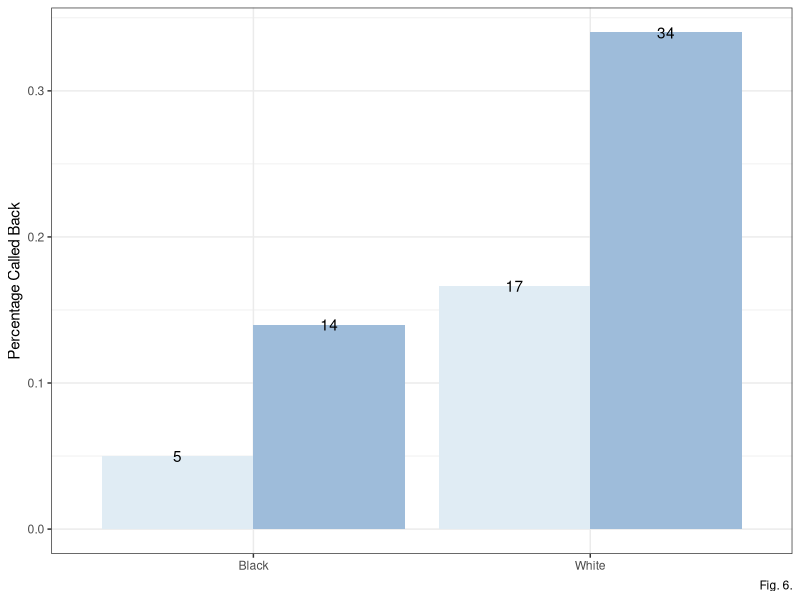

Write the R code that produced this figure.
#' ---
#' title: "Assignment 5, Social Science Inquiry II (SOSC13200-W22-3)"
#' author: "<your name here>"
#' date: "Monday 2/14/22 at 5pm"
#' ---
#' Packages
library(ggplot2)

#' Analysis is based on:
#' 
#' Pager, Devah. The mark of a criminal record. *American Journal of Sociology* 108, no. 5 (2003): 937-975. 
#' 
#' # 1. 
#' 
#' ## (1a)
#' Re-generate the data used in Pager (2003) based on a reading of the text. Create a 
#' data set that has the following variables: 
#' 
#' - `black`, which is an indicator that is 1 if the respondent is black, and 0 otherwise. 
#' - `record`, which is an indicator that is 1 if the respondent has a criminal record, and 0 otherwise. 
#' - `call_back`, which is an indicator that is 1 if the respondent was called back, and 0 otherwise. 
#' 
#' The data set should have one row for every observation, where an observation 
#' is an individual audit. I.e., the data set should have 700 rows, and 3 columns. 
#' *Note: total number of call backs for whites with criminal records could 
#' plausibly take on two values*. 

pager_df <- data.frame(
  black = rep(c(0, 1), times = c(300, 400)),
  record = c(rep(c(0, 1), each = 150), 
             rep(c(0, 1), each = 200)),
  call_back = c(
    # whites without criminal records
    rep(c(0, 1), times = c(99, 51)), # 150
    # whites with criminal records
    rep(c(0, 1), times = c(125, 25)), # 150: callbacks could be 25 or 26
    # blacks without criminal records
    rep(c(0, 1), times = c(172, 28)), # 200
    # blacks with criminal records
    rep(c(0, 1), times = c(190, 10)) # 200 
  )
)

dim(pager_df)

#' 
#' ## (1b) 
#' Recreate Figure 6 in the paper. 
#' 
#' *You can install the package `ggpattern` from https://github.com/coolbutuseless/ggpattern
#' if you want to get diagonal stripes as in the original plot.*

pager_agg <- aggregate(call_back~black + record, data = pager_df, mean)
pager_agg$race <- factor(pager_agg$black, 
                         levels = c(1, 0), 
                         labels = c('Black', 'White'))
pager_agg$criminal_record <- factor(pager_agg$record, 
                         levels = c(1, 0), 
                         labels = c('Record', 'No Record'))

ggplot(pager_agg, aes(x = race, y = call_back, fill = criminal_record)) +
  geom_col(position = 'dodge') + 
  geom_text(aes(label = round(call_back,2)*100),
            position = position_dodge(width = .9))+
  scale_fill_brewer(palette="BuPu") + 
  # you can play around with color schemes here: https://colorbrewer2.org/
  theme_bw() + 
  ylab('Percentage Called Back') +
  labs(caption = 'Fig. 6.') + 
  theme(legend.position = '', axis.title.x=element_blank())

 


#' 
#' # 2. Randomization inference. 
#' 
#' **Pager reports that "The main effects of race and criminal record are statically significant (P <.01)."**
#' 
#' ## (2a)
#' Create a new variable called `D`, which is a copy of `record`. 
#' Create a new variable called `Y` which is a copy of `call_back`. 
#' Report the number of audits assigned treatment and control if we consider
#' having a criminal record to be the treatment condition. 

pager_df$D <- pager_df$record
pager_df$Y <- pager_df$call_back

table(pager_df$newD)

#' ## (2b) 
#' Get the difference-in-means estimate of the ATE on `Y`, and save the
#'  estimate as an object called `ate`. Report the value of your 
#'  difference-in-means estimate of the ATE.
  
(ate <- mean(pager_df$Y[which(pager_df$D == 1)]) - mean(pager_df$Y[which(pager_df$D == 0)]))



#' ## (2c)  
#' Create a new column called `newD` which resamples from `D` *without* 
#' replacement. Report the number of individuals assigned treatment and control 
#' under `newD`. Is it the same as under D?

pager_df$newD <- sample(pager_df$D)

table(pager_df$D)



#' ## (2d) 
#' Calculate the difference-in-means estimate of the average treatment 
#' effect UNDER THE RE-SAMPLED TREATMENT, `newD`.
(ate_new <- mean(pager_df$Y[which(pager_df$newD == 1)]) - mean(pager_df$Y[which(pager_df$newD == 0)]))

#' ## (2e) 
#' Write a randomization inference function that takes a data frame `df` 
#' as an argument, then:
#'   
#'   - Creates a new column called `newD` which resamples from D.
#'   - Calculates the difference in means estimate of the average treatment effect UNDER THE RE-SAMPLED TREATMENT, `newD`.
#'   - Returns the value of estimated ATE.
#'   
#'   Apply your randomization inference function to the pager data and report the estimated ATE. 


# randomization inference function
my_ri <- function(df){
  df_ri <- df
  df_ri$newD <- sample(df$D)
  Y1_ri <- df$Y[which(df_ri$newD == 1)]
  Y0_ri <- df$Y[which(df_ri$newD == 0)]
  ate_hat <- mean(Y1_ri)-mean(Y0_ri)
  return(ate_hat)
}
my_ri(pager_df)


#' ## (2f) 
#' Using `replicate()`, apply your function to the pager data 1000 times.
#' Save the output but DO NOT print it out here. 
dm <- replicate(1000, my_ri(pager_df))


#' ## (2g) 
#' Report the portion of your results from question 2f that have a larger 
#' *absolute value* than the *absolute value* of the object `ate`.
  
(pval <- mean(abs(dm)>abs(ate)))


#' ## (2h) 
#' How do you interpret the p-value in 2g? Is your answer consistent
#' with what Pager reports?

# your answer here

#' # (XX) Extra credit
#' Worth 2 points. 
#' 
#' Consider the function `gendist()` in the `ri` package. Look at the inputs, 
#' and what the function outputs. Using the toy data set from class 
#' (recreated below), write your own function that takes the same inputs and 
#' produces the same output. 

df <- data.frame(
  # our initial treatment vector
  D = c(1, 0, 0, 0, 0, 0, 1),
  # our initial response vector
  Y = c(15, 15, 20, 20, 10, 15, 30),
  # treatment assignment probability
  probs = rep(2/7, 7)
)